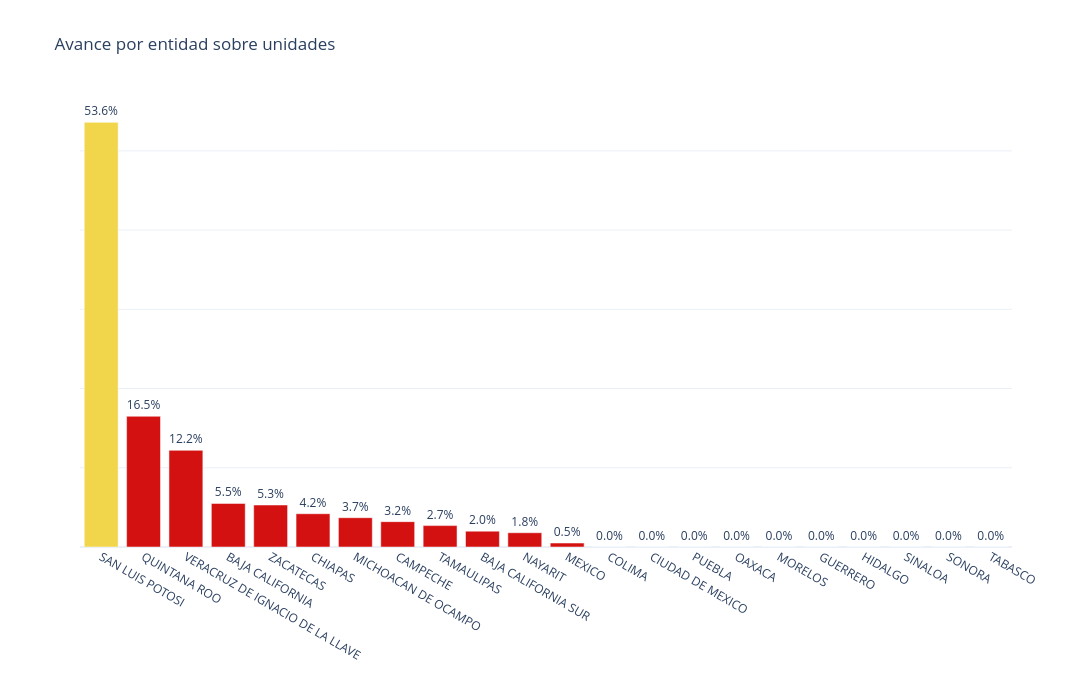

This figure's notebook cell:
### Markdown cell above
## graficas

### Code cell
import plotly.express as px

tabla = tabla_avance.sort_values("porcentaje", ascending=False).copy()

# Semáforo de colores
tabla["color"] = tabla["porcentaje"].apply(
    lambda p:
        "#0D5D2A" if p == 100 else
        "#88A91E" if p >= 80 else
        "#F1D54A" if p >= 50 else
        "#D41111"
)

fig = px.bar(
    tabla,
    x="entidad",
    y="porcentaje",
    text="porcentaje",
    title="Avance por entidad sobre unidades"
)

fig.update_traces(
    marker_color=tabla["color"],
    texttemplate="%{text:.1f}%",
    textposition="outside",
    hovertemplate="<b>%{x}</b><br>Avance: %{y:.1f}%<extra></extra>"
)

fig.update_yaxes(showticklabels=False)

fig.update_layout(
    xaxis_title="",
    yaxis_title="",
    template="plotly_white",
    width=1200,
    height=700
)

fig.show()

### Figure 1 — Plotly figure (JSON) as saved in the notebook; plotly's stock layout.template omitted (floating-point values rounded to 4 significant figures)
{"data": [{"hovertemplate": "<b>%{x}</b><br>Avance: %{y:.1f}%<extra></extra>", "legendgroup": "", "marker": {"color": ["#F1D54A", "#D41111", "#D41111", "#D41111", "#D41111", "#D41111", "#D41111", "#D41111", "#D41111", "#D41111", "#D41111", "#D41111", "#D41111", "#D41111", "#D41111", "#D41111", "#D41111", "#D41111", "#D41111", "#D41111", "#D41111", "#D41111"], "pattern": {"shape": ""}}, "name": "", "orientation": "v", "showlegend": false, "text": [53.6, 16.5, 12.2, 5.5, 5.3, 4.2, 3.7, 3.2, 2.7, 2.0, 1.8, 0.5, 0.0, 0.0, 0.0, 0.0, 0.0, 0.0, 0.0, 0.0, 0.0, 0.0], "textposition": "outside", "texttemplate": "%{text:.1f}%", "type": "bar", "x": ["SAN LUIS POTOSI", "QUINTANA ROO", "VERACRUZ DE IGNACIO DE LA LLAVE", "BAJA CALIFORNIA", "ZACATECAS", "CHIAPAS", "MICHOACAN DE OCAMPO", "CAMPECHE", "TAMAULIPAS", "BAJA CALIFORNIA SUR", "NAYARIT", "MEXICO", "COLIMA", "CIUDAD DE MEXICO", "PUEBLA", "OAXACA", "MORELOS", "GUERRERO", "HIDALGO", "SINALOA", "SONORA", "TABASCO"], "xaxis": "x", "y": [53.6, 16.5, 12.2, 5.5, 5.3, 4.2, 3.7, 3.2, 2.7, 2.0, 1.8, 0.5, 0.0, 0.0, 0.0, 0.0, 0.0, 0.0, 0.0, 0.0, 0.0, 0.0], "yaxis": "y"}], "layout": {"barmode": "relative", "height": 700, "legend": {"tracegroupgap": 0}, "title": {"text": "Avance por entidad sobre unidades"}, "width": 1200, "xaxis": {"anchor": "y", "domain": [0, 1], "title": {"text": ""}}, "yaxis": {"anchor": "x", "domain": [0, 1], "showticklabels": false, "title": {"text": ""}}}}
